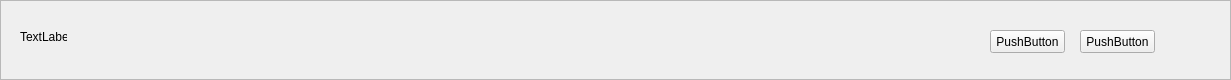
                 <widget class="QFrame" name="frame_2">
                  <property name="geometry">
                   <rect>
                    <x>40</x>
                    <y>60</y>
                    <width>1231</width>
                    <height>80</height>
                   </rect>
                  </property>
                  <property name="frameShape">
                   <enum>QFrame::StyledPanel</enum>
                  </property>
                  <property name="frameShadow">
                   <enum>QFrame::Raised</enum>
                  </property>
                  <widget class="QLabel" name="label_3">
                   <property name="geometry">
                    <rect>
                     <x>20</x>
                     <y>30</y>
                     <width>47</width>
                     <height>14</height>
                    </rect>
                   </property>
                   <property name="text">
                    <string>TextLabel</string>
                   </property>
                  </widget>
                  <widget class="QPushButton" name="pushButton">
                   <property name="geometry">
                    <rect>
                     <x>990</x>
                     <y>30</y>
                     <width>75</width>
                     <height>23</height>
                    </rect>
                   </property>
                   <property name="text">
                    <string>PushButton</string>
                   </property>
                  </widget>
                  <widget class="QPushButton" name="pushButton_3">
                   <property name="geometry">
                    <rect>
                     <x>1080</x>
                     <y>30</y>
                     <width>75</width>
                     <height>23</height>
                    </rect>
                   </property>
                   <property name="text">
                    <string>PushButton</string>
                   </property>
                  </widget>
                 </widget>
